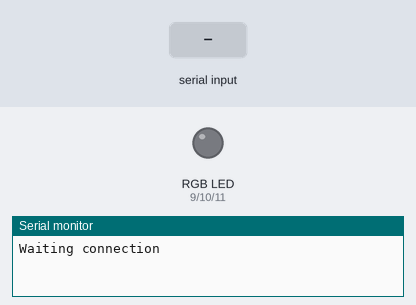
A sketch run on a simulated Arduino Uno, built with avr-gcc and run on an emulated ATmega328P. Shown: an RGB LED mixed from three pins (HIGH = lit), the last lines printed to the serial monitor. Inputs (shaded band) come from the test bench. Dim RGB values are drawn brighter than linear.

Above: at 1.0 s.
1.1 s: "90,45,200\n" received over Serial
At 3.0 s:
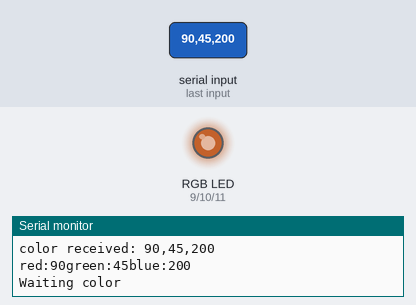
3.5 s: "90,45\n" received over Serial
At 4.7 s:
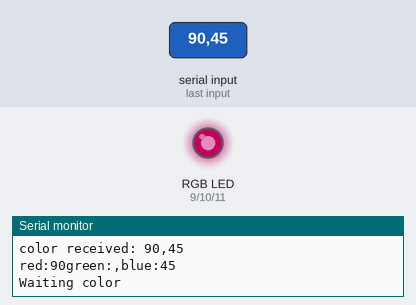
5.5 s: "30,150,10,200\n" received over Serial
At 6.3 s:
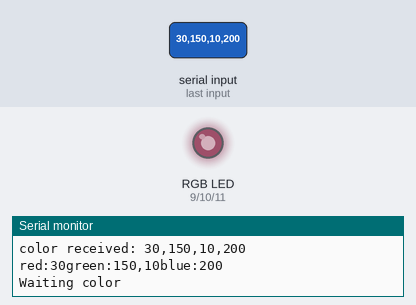
7.5 s: "90\n" received over Serial
At 8.3 s:
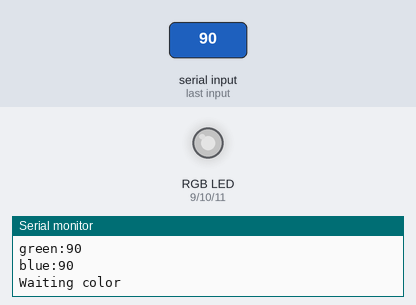
9.5 s: "30,150\n" received over Serial
At 11.0 s:
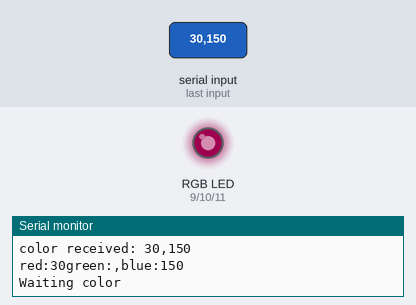
11.5 s: "1,90\n" received over Serial
At 12.6 s:
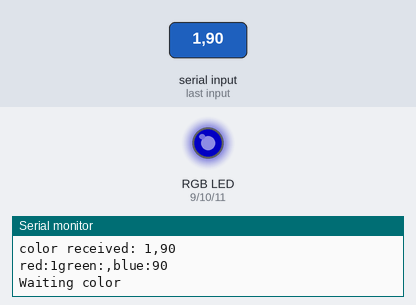
Timing chart, 0 to 14.5 s (numbered marks = the images above; inputs shaded):
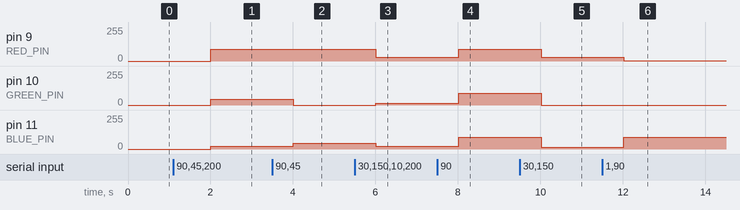

Measured:
- after the input at 1.1 s, pin 9 (RED_PIN): 0/255 → 90/255 after 0.90 s; pin 10 (GREEN_PIN): 0/255 → 45/255 after 0.90 s; pin 11 (BLUE_PIN): 0/255 → 20/255 after 0.90 s
- after the input at 3.5 s, pin 10 (GREEN_PIN): 45/255 → 0/255 after 0.51 s; pin 11 (BLUE_PIN): 20/255 → 45/255 after 0.51 s
- after the input at 5.5 s, pin 9 (RED_PIN): 90/255 → 30/255 after 0.51 s; pin 10 (GREEN_PIN): 0/255 → 15/255 after 0.51 s; pin 11 (BLUE_PIN): 45/255 → 20/255 after 0.51 s
- after the input at 7.5 s, pin 9 (RED_PIN): 30/255 → 90/255 after 0.52 s; pin 10 (GREEN_PIN): 15/255 → 90/255 after 0.52 s; pin 11 (BLUE_PIN): 20/255 → 90/255 after 0.52 s
- after the input at 9.5 s, pin 9 (RED_PIN): 90/255 → 30/255 after 0.52 s; pin 10 (GREEN_PIN): 90/255 → 0/255 after 0.52 s; pin 11 (BLUE_PIN): 90/255 → 15/255 after 0.52 s
- after the input at 11.5 s, pin 9 (RED_PIN): 30/255 → 1/255 after 0.52 s; pin 11 (BLUE_PIN): 15/255 → 90/255 after 0.52 s

The sketch:

cheerlights.ino
```cpp
String colorString = "";
String red = "";
String green = "";
String blue = "";
int RED_PIN = 9;
int GREEN_PIN = 10;
int BLUE_PIN = 11;

void setup(){
  Serial.begin(9600);
  waitConnection();
}

void loop()
{
  if (Serial.available()) {
    getColor();
    defineColorValues();
    debugMessage();
    analogWrite(RED_PIN, toInt(red));
    analogWrite(GREEN_PIN, toInt(green));
    analogWrite(BLUE_PIN, toInt(blue));
    colorString = "";
  }else {
    waitWithAMessage("Waiting color");
  }
}

int toInt(String value) {
  int n;
  char carray[3];
  value.toCharArray(carray, sizeof(carray));
  n = atoi(carray);
  return n;
}

void debugMessage() {
  Serial.println("color received: " + colorString);
  String result = "red:";
  result += red;
  result += "green:";
  result += green;
  result += "blue:";
  result += blue;
  Serial.println(result);
}

void waitConnection() {
  waitWithAMessage("Waiting connection");
}

void getColor() {
  while (Serial.available()) {
    char c = Serial.read();
    colorString += c;
  }
}

void defineColorValues() {
  int firstSeparator = colorString.indexOf(',');
  int lastSeparator = colorString.lastIndexOf(',');
  red = colorString.substring(0, firstSeparator);
  green = colorString.substring(firstSeparator + 1, lastSeparator);
  blue = colorString.substring(lastSeparator + 1);
}

void waitWithAMessage(String message) {
  while (Serial.available() <= 0) {
    Serial.println(message);
    delay(1000);
  }
}
```
